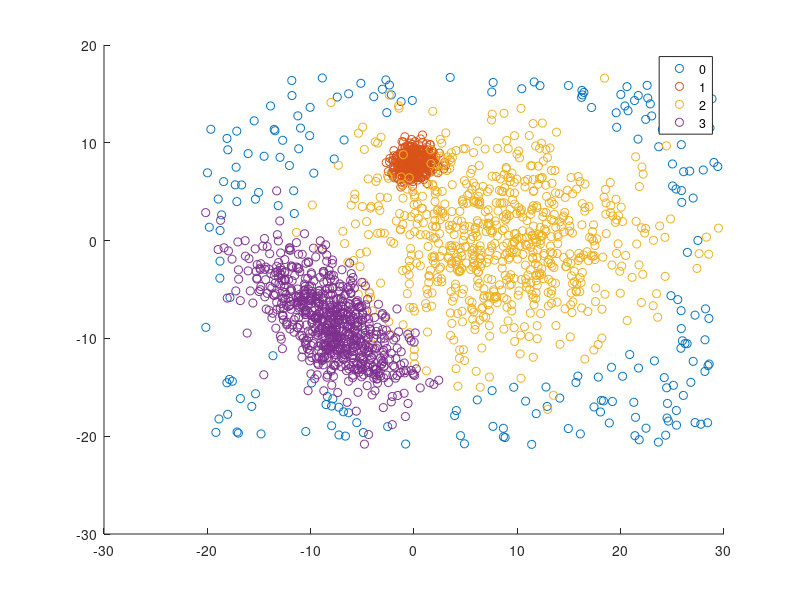

MATLAB code for this plot: (Note: this script raises an error after producing the figure.)
load tempfileWS
close all
rng('default') 
rng(2)
Y=load('M5data.txt');
gscatter(Y(:,1),Y(:,2), Y(:,3))
k = 3;
out = tkmeans(Y(:,1:2), k*5, 0.2, 'plots', 'ellipse', 'Ysave', true);
overl = overlapmap(out, 'omegaStar', 0.025, 'plots', 'contour', 'userColors', winter);
rng('default') 
if verLessThan('matlab', '8.5')
rng(5)
else
rng(1)
end
out_2 = tclust(Y(:,1:2), k*2, 0.2, 1, 'plots', 'contourf', 'Ysave', true);
overl_2 = overlapmap(out_2, 'omegaStar', 0.0025, 'plots', 'contourf', 'userColors', summer);
cascade;
close all
save tempfileWS